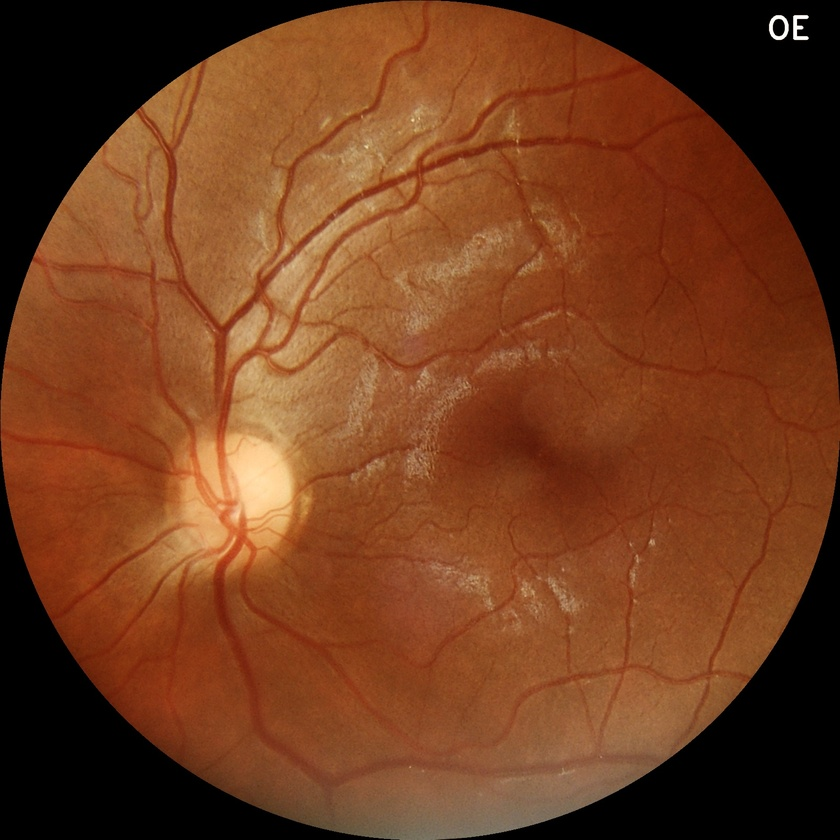
#> input picture images/1.jpg, 840 x 840 px, shrunk from 1600 x 1600 before the run
$ python vasc-bifurcation.py images/1.jpg
#> lines starting #> are read from the running program, lines starting #| are printed output that depends on the picture; after the words box and inside, x2 and y2 are one past the last pixel; in counts of white or black regions, pixels touching at a corner belong together
'''
Projeto final: Uso de Segmentação de Imagens para Identificação de Bifurcações em Vasos Sanguíneos em Imagens de Retina
Alunos:
    Alexandre Galocha Pinto Junior (10734706) -SCC0251- BCC 2018 (4º ano/7º semestre)
    Daniel Sá Barretto Prado Garcia (10374344) -SCC0251- BCC 2018 (4º ano/7º semestre)
'''
import imageio
import numpy as np
from scipy.ndimage.filters import median_filter, convolve
from skimage.morphology import opening, closing, skeletonize
from skimage.filters import gaussian
from skimage import measure
import sys

import cv2


def filter_img(img, kernel_size=3, filter_type="mean"):
    """
        Realiza a filtragem de uma imagem, utilizando um dos três filtros:
        média, mediana ou gaussiano.

        :param img: imagem a ser filtrada
        :param kernel_size: tamanho do filtro (lado)
        :param filter_type: tipo do filtro ("mean" | "median" | "gaussian")

        :return: imagem filtrada com o filtro especificado
    """
    if filter_type == "mean":
        weights = np.full((kernel_size, kernel_size), 1.0/(kernel_size**2))
        return convolve(img, weights=weights, mode="constant", cval=0)
    elif filter_type == "median":
        return median_filter(img, size=kernel_size)
    elif filter_type == "gaussian":
        kernel = np.zeros((kernel_size, kernel_size))
        kernel[kernel_size//2, kernel_size//2] = 1
        kernel = gaussian(kernel, sigma=1, mode='reflect')
        return convolve(img, weights=kernel, mode="constant", cval=0)
    else:
        print('Error! Filter should be either mean, median or gaussian!')
        return None


def calculate_background(opened_img):
    """
        Calcula o background de uma imagem, borrando, para perder os detalhes.

        :param opened_img: imagem da qual será calculado o background

        :return: background da imagem
    """
    background = filter_img(opened_img, kernel_size=13, filter_type="mean")
    background = filter_img(background, kernel_size=15, filter_type="gaussian")
    background = filter_img(background, kernel_size=60, filter_type="median")

    return background


def pre_process(image):
    """
        Realiza o pré-processamento de uma imagem de exame de retina, removendo
        o background e sombras/brilhos através de aberturas.

        :param image: imagem do exame de retina a ser processada

        :return: imagem com background removido e sombras/brilhos diminuídos
    """
    image_g = image[:, :, 1].astype(np.uint8)
    image_g = opening(image_g, np.ones((13, 13)))
    background = calculate_background(image_g)

    diff_img = image_g.astype(np.int64) - background.astype(np.int64)
    # min max
    diff_img = ((diff_img - np.min(diff_img)) /
                (np.max(diff_img) - np.min(diff_img))*255).astype(np.uint8)
    return diff_img


def process_threshold(diff_img):
    """
        Realiza a segmentação da imagem utilizando um threshold adaptativo.

        :param diff_img: imagem já pré-processada, da qual será realizada a
            segmentação

        :return: imagem segmentada com threshold adaptativo
    """
    return cv2.adaptiveThreshold(diff_img, 255, cv2.ADAPTIVE_THRESH_GAUSSIAN_C,
                                 cv2.THRESH_BINARY_INV, 41, 5)


def remove_small_areas(img, min_area):
    """
        Segmenta uma imagem em várias regiões com propriedades em comum e gera
        uma imagem resultado, deixando de fora todas as regiões que possuam
        areas menores do que o limiar passado. Esse processo é realizado para
        remover áreas pequenas (no geral barulho).
        OBS: essa função foi inspirada no artigo que pode ser encontrado no
        link abaixo (medium).

        :param img: imagem a ser processada
        :param min_area: area minima das regiões utilizadas nas geração da
            imagem resultado

        :return: imagem com as areas pequenas removidas
    """
    # https://medium.com/swlh/image-processing-with-python-connected-components-and-region-labeling-3eef1864b951
    label_img = measure.label(img, background=0, connectivity=2)
    regions = measure.regionprops(label_img)

    masks = []
    bbox = []
    list_of_index = []
    for num, x in enumerate(regions):
        area = x.area
        if (area > min_area):
            masks.append(regions[num].convex_image)
            bbox.append(regions[num].bbox)
            list_of_index.append(num)

    for box, mask in zip(bbox, masks):
        reduced_img = img[box[0]:box[2], box[1]:box[3]] * mask

    mask = np.zeros_like(label_img)
    for x in list_of_index:
        mask += (label_img == x+1).astype(int)
    reduced_img = img * mask

    return reduced_img


def post_process(threshold_img):
    """
        Realiza o pós-processamento da imagem após a segmentação da mesma. A
        realização do closing e opening (como explicado no relatório) são para
        melhorar as ligações entre os vasos e remover parte do ruido,
        respectivamente. Após esses operadores morfológicos, a função de remoção
        de pequenas áreas é utilizada para remover o resto do barulho da imagem.
        Além disso é gerado um esqueleto da imagem que será utilizado para
        marcação de potenciais bifurcações e verificação do mesmo.

        :param threshold_img: imagem já segmentada (binária)

        :return: imagem com remoção de barulho e imagem esqueletizada
    """
    threshold_img = opening(closing(threshold_img.astype(
        np.uint8), np.ones((7, 7))), np.ones((3, 3)))
    reduced_threshold = remove_small_areas(threshold_img, 150)
    return reduced_threshold, skeletonize(reduced_threshold.astype(bool))


def mark_potential_landmark(skeleton_img):
    """
        Realiza a marcação das potenciais bifurcações ou intersecções de vasos
        na imagem. Isso é feito através da aplicação de uma máscara, buscando
        pontos da imagem que possuam 3 (bifurcação) ou 4 (intersecção) linhas
        saindo. A máscara utilizada é uma 3x3, que obteve um melhor resultado.

        :param skeleton_img: imagem esqueletizada para marcação

        :return: conjunto de potenciais pontos com bifurcações ou intersecções
    """
    size = 3
    a = size//2
    mask = np.ones((size, size))
    mask[1:-1, 1:-1] = 0
    mask = mask.astype(bool)
    N, M = skeleton_img.shape
    landmarks = []
    coords = np.argwhere(skeleton_img)
    for (x, y) in coords:
        # inside circle
        if(x-a < 0 or y-a < 0 or x+a+1 > N or y+a+1 > M):
            continue
        sub_img = skeleton_img[x-a:x+a+1, y-a:y+a+1]
        img_sum = np.sum(np.bitwise_and(sub_img, mask))
        if(img_sum == 3 or img_sum == 4):
            landmarks.append((x, y, img_sum))
    return landmarks


def calculate_widths(threshold_img, landmarks):
    """
        Calcula a largura dos vasos sanguíneos nos pontos de potenciais
        bifurcação. Esse cálculo é feito pegando a menor distância percorrida
        a partir do ponto em cada uma das direções (8 direções são utilizadas).
        A função retorna o que seria equivalente ao diametro do vasos em cada
        ponto.

        :param threshold_img: imagem (binária) usada para calculo da largura dos
            vasos sanguíneos
        :param landmarks: pontos onde calcular as larguras

        :return: vetor com larguras de cada um dos pontos (diametro dos vasos)
    """
    N, M = threshold_img.shape

    widths = []
    for x, y, mark_type in landmarks:
        # down
        i = x
        j = y
        vert_dist = 0
        while(j < M and threshold_img[i, j] != 0):
            vert_dist += 1
            j += 1

        # up
        i = x
        j = y
        while(j >= 0 and threshold_img[i, j] != 0):
            vert_dist += 1
            j -= 1

        # right
        horiz_dist = 0
        i = x
        j = y
        while(i < N and threshold_img[i, j] != 0):
            horiz_dist += 1
            i += 1

        # left
        i = x
        j = y
        while(i >= 0 and threshold_img[i, j] != 0):
            horiz_dist += 1
            i -= 1

        # down right
        i = x
        j = y
        s_diag_dist = 0
        while(i < N and j < M and threshold_img[i, j] != 0):
            i += 1
            j += 1
            s_diag_dist += 1

        # up left
        i = x
        j = y
        while(i >= 0 and j >= 0 and threshold_img[i, j] != 0):
            i -= 1
            j -= 1
            s_diag_dist += 1

        # down left
        i = x
        j = y
        p_diag_dist = 0
        while(i >= 0 and j < M and threshold_img[i, j] != 0):
            i -= 1
            j += 1
            p_diag_dist += 1

        # up right
        i = x
        j = y
        while(i < N and j >= 0 and threshold_img[i, j] != 0):
            i += 1
            j -= 1
            p_diag_dist += 1

        min_width = np.min([vert_dist, horiz_dist, p_diag_dist, s_diag_dist])
        widths.append([(x, y), np.ceil(min_width).astype(int), mark_type])
    return widths


def make_circle(diameter):
    """
        Cria uma máscara circular (circulo vazio, apenas a borda) de acordo com
        o diâmetro escolhido.

        :param diameter: diametro do circulo

        :return: matriz diametro X diametro com o circulo desenhado
    """
    diameter += 2

    radius = diameter // 2

    circle = np.zeros((diameter, diameter)).astype(np.uint8)
    c = radius
    y, x = np.ogrid[-radius:radius, -radius:radius]
    index = x ** 2 + y ** 2 < radius ** 2
    circle[c - radius:c + radius, c - radius: c + radius][index] = 1

    diameter_in = diameter - 2
    radius_in = diameter_in // 2

    inside = np.zeros((diameter, diameter)).astype(np.uint8)
    c = radius
    y, x = np.ogrid[-radius:radius, -radius:radius]
    index = x ** 2 + y ** 2 < radius_in ** 2
    inside[c - radius:c + radius, c - radius: c + radius][index] = 1

    return np.bitwise_xor(circle, inside)[1:-1, 1:-1]


def validate_bifurcations_and_intersections(widths, skeleton_img):
    """
        Marca as intersecções e bifurcações verificando se de fato existem por
        meio das larguras de cada vaso sanguíneo calculadas. O processo é de
        desenhar um circulo com raio 1.5 vezes a largura do vaso em cada um dos
        pontos candidatos e verificar se existe o número certo de intersecções
        (no caso de bifurcações são 3 e intersecções, 4) entre o circulo e os
        traços definidos na imagem esqueletizada.

        :param widths: vetor com as larguras em cada um dos pontos
        :param skeleton_img: imagem esqueletizada para verificação

        :return: vetor com os pontos de bifurcação e vetor com os pontos de
            intersecção.
    """
    bifurcations = []
    intersections = []
    for (x, y), width, mark_type in widths:
        diam = 3 * width
        diam += 1 if diam % 2 == 0 else 0
        radius = diam // 2
        if(x-radius < 0 or y-radius < 0 or x+radius+1 > skeleton_img.shape[0] or y+radius+1 > skeleton_img.shape[1]):
            continue
        circle = make_circle(diam)
        sub_img = skeleton_img[x-radius:x+radius +
                               1, y-radius:y+radius+1].astype(bool)
        circle_sum = np.sum(np.bitwise_and(sub_img, circle))
        if(circle_sum == 3 and mark_type == 3):
            bifurcations.append((x, y))
        elif(circle_sum == 4 and mark_type == 4):
            intersections.append((x, y))
    return bifurcations, intersections


def draw_bifurcations(original_img, bifurcations, intersections):
    """
        Recebe os pontos em que existem bifurcações e intersecções nos vasos e
        os desenha na imagem passada. As marcações são feitas por quadrados com
        lado 20 pixels. Os quadrados azuis representam bifurcações, enquanto os
        verdes representam as intersecções.

        :param original_img: imagem original do exame de retina para marcação
        :param bifurcations: vetor com os pontos de bifurcação
        :param intersections: vetor com os pontos de intersecção

        :return: imagem com os pontos marcados
    """
    final_img = original_img.copy()
    for (y, x) in bifurcations:
        cv2.rectangle(final_img, (x-10, y-10), (x+10, y+10), (0, 0, 255), 2)
    for (y, x) in intersections:
        cv2.rectangle(final_img, (x-10, y-10), (x+10, y+10), (0, 255, 0), 2)
    return final_img


def calculate_bifurcations(skeleton, denoised, original_img):
    """
        Realiza o processo de calculo e marcação das bifurcações e intersecções
        presentes em um exame de retina. O processo utiliza o esqueleto da
        imagem para gerar pontos candidatos. Então verifica se os candidatos são
        de fato os pontos procurados se utilizando da largura calculada dos
        vasos sanguíneos em cada um desses pontos. Então, utilizando esses
        resultados, são desenhados os pontos na imagem.

        :param skeleton: imagem esqueletizada utilizada no calculo das
            bifurcações e intersecções
        :param denoised: imagem binária com os vasos, para calculo das larguras
        :param original_img: imagem original sobre a qual serão desenhados os
            pontos de bifurcação e intersecção

        :return: imagem com bifurcações e intersecções marcadas em azul e verde
            respectivamente
    """
    landmarks = mark_potential_landmark(skeleton)
    junction_widths = calculate_widths(denoised, landmarks)
    bifurcations, intersections = validate_bifurcations_and_intersections(
        junction_widths, skeleton)
    return draw_bifurcations(original_img, bifurcations, intersections)


def main():
    if len(sys.argv) != 2:
        print("Image path must be provided")
        print("Usage: python3 vasc_bifurcation.py <image_path>")
        return

    try:
        image_path = str(sys.argv[1])
        image = imageio.imread(image_path)
#> image is the input picture: shape (840, 840, 3); mean R, G, B 113.6, 60.7, 30.3
        diff_img = pre_process(image)
        threshold_img = process_threshold(diff_img)
        denoised, skeleton = post_process(threshold_img)
#> in remove_small_areas, `label_img = measure.label(img, background=0, connectivity=2)`:
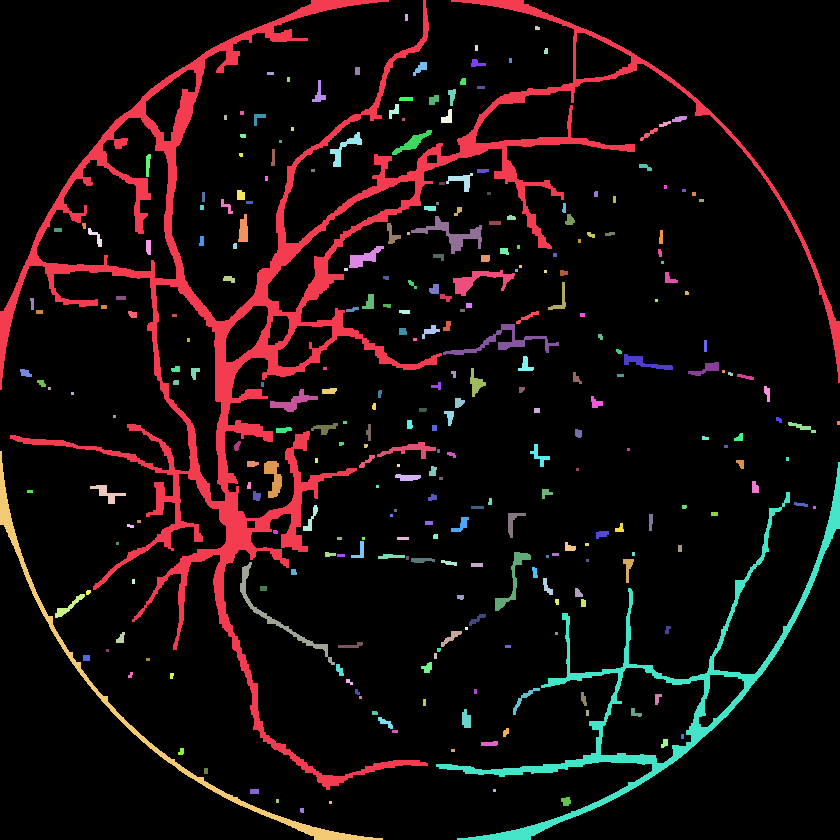
#> label_img: shape (840, 840) int64; 290 distinct labels, from 0 to 289; one colour per label, 0 black
#> in remove_small_areas, `regions = measure.regionprops(label_img)`: regions = 289 regions; largest, box (x1, y1, x2, y2) and area: (0, 0, 840, 790) 43498, (436, 462, 840, 840) 8958, (0, 451, 383, 840) 3216, (443, 324, 559, 355) 749, (240, 562, 335, 665) 717
#> the loop in remove_small_areas, `for num, x in enumerate(regions):` made 289 passes
#> area on passes 1, 2, 5: 43498, 21, 22
#> after the loop in remove_small_areas, `for num, x in enumerate(regions):`: bbox = 22 items, first 6: (0, 0, 790, 840), (130, 392, 155, 432), (132, 330, 167, 362), (173, 446, 192, 473), (214, 238, 242, 248), (216, 411, 254, 482); list_of_index = [0, 27, 28, 37, 56, 59, 74, 84, 111, 119, 121, 125, 141, 165, 171, 178, 179, 187, 201, 221, 232, 241]; masks = 22 items
#> the loop in remove_small_areas, `for box, mask in zip(bbox, masks):` made 22 passes
#> pass 1, in remove_small_areas, `reduced_img = img[box[0]:box[2], box[1]:box[3]] * mask`:
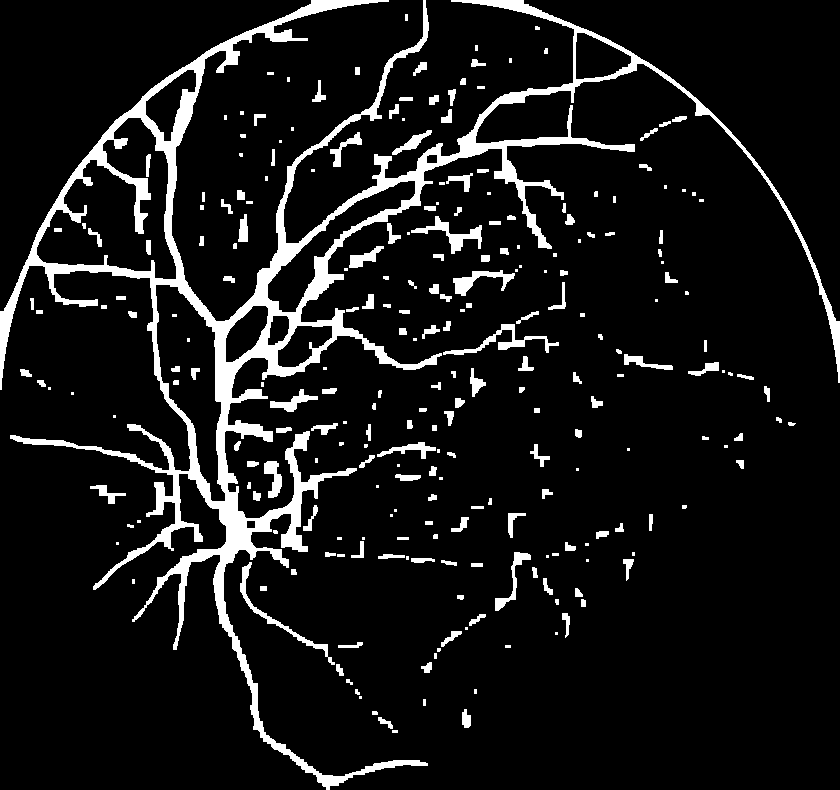
#> reduced_img: shape (790, 840); 9.1% white; 253 white regions (74 under 20 px), largest, box (x1, y1, x2, y2) and area: (0, 0, 840, 790) 43498, (443, 324, 559, 355) 749, (240, 562, 335, 665) 717
#> the loop in remove_small_areas, `for x in list_of_index:` made 22 passes
#> x on passes 2 to 5: 27, 28, 37, 56
        final_img = calculate_bifurcations(skeleton, denoised, image)
#> in mark_potential_landmark, `coords = np.argwhere(skeleton_img)`: coords = 9207 pairs, first value 0 to 838, second value 0 to 838
#> the loop in mark_potential_landmark, `for (x, y) in coords:` made 9207 passes
#> img_sum on passes 271, 277, 278: 3, 4, 3
#> after the loop in mark_potential_landmark, `for (x, y) in coords:`: landmarks = 422 items, first 6: (27, 269, 3), (28, 268, 4), (28, 269, 3), (28, 576, 3), (29, 269, 3), (29, 576, 3)
#> the loop in calculate_widths, `for x, y, mark_type in landmarks:` made 422 passes
#> (x, y, mark_type) on passes 25 to 27: (66, 198, 3), (81, 575, 3), (81, 576, 3)
#> the loop in validate_bifurcations_and_intersections, `for (x, y), width, mark_type in widths:` made 422 passes
#> (width, mark_type) on passes 1 to 3: (9, 3), (15, 4), (16, 3)
#> the loop in draw_bifurcations, `for (y, x) in bifurcations:` made 106 passes
#> (y, x) on passes 1 to 4: (29, 576), (29, 577), (45, 228), (46, 227)
#> after the loop in draw_bifurcations, `for (y, x) in bifurcations:`:
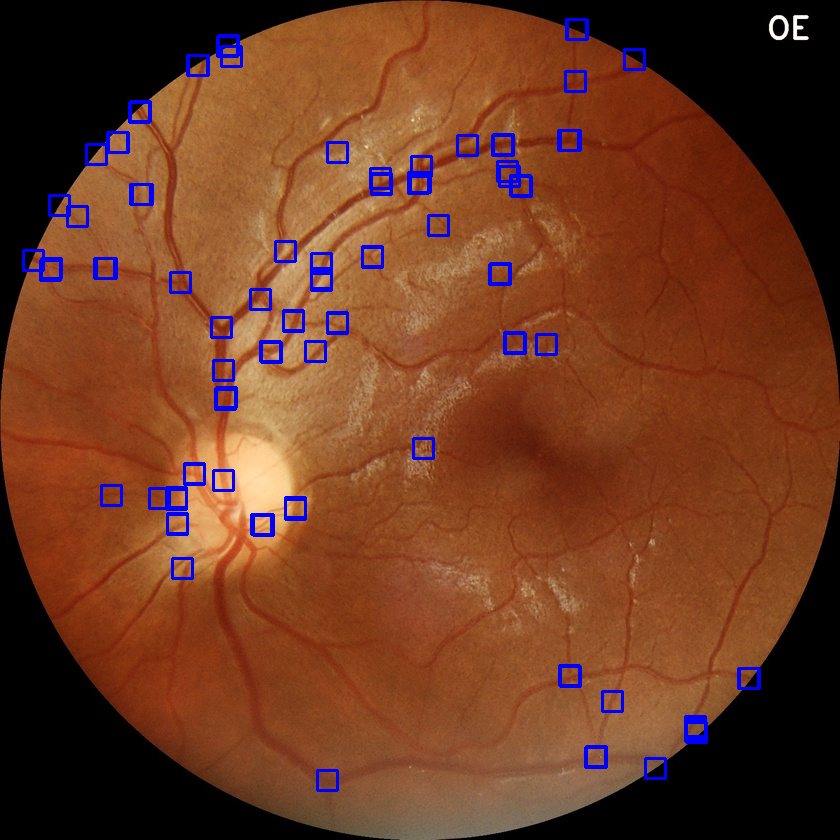
#> final_img: shape (840, 840, 3); 2.28% of pixels changed, all inside (x1, y1, x2, y2) = (22, 18, 761, 792)
#> the loop in draw_bifurcations, `for (y, x) in intersections:` made 5 passes
#> (y, x) on passes 1 to 4: (165, 422), (175, 418), (279, 322), (473, 175)
        imageio.imwrite(image_path.split('.')[0]+"_calculated.jpg", final_img)
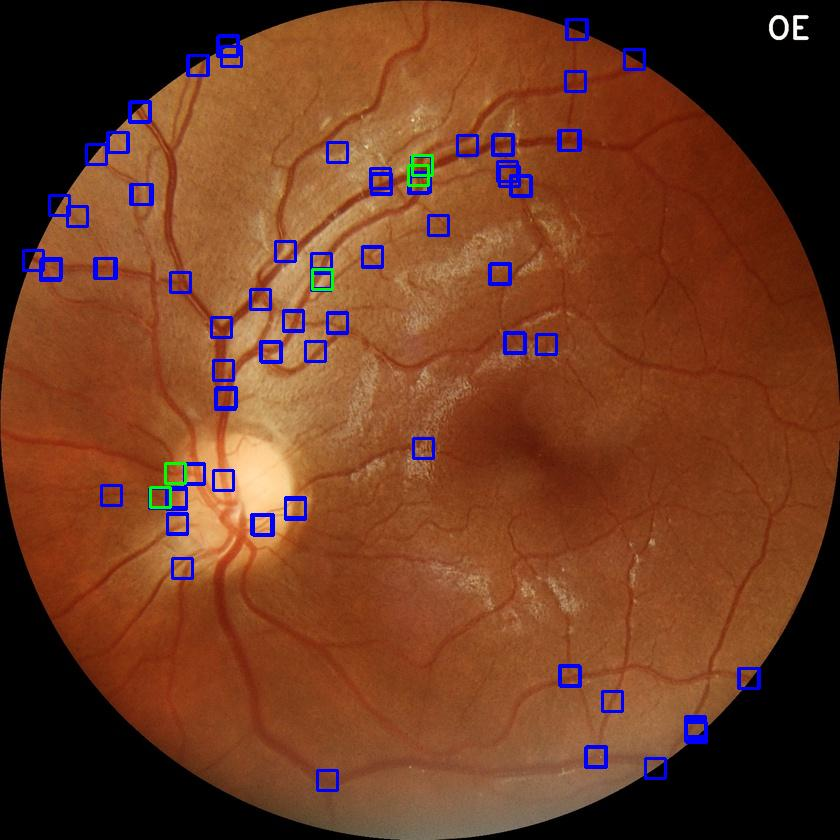
#> saved as 1_calculated.jpg: shape (840, 840, 3); mean R, G, B 110.2, 59.2, 34.8
    except FileNotFoundError:
        print(f"File '{image_path}' not found")
    except:
        print("Runtime error.")


if __name__ == "__main__":
    main()
